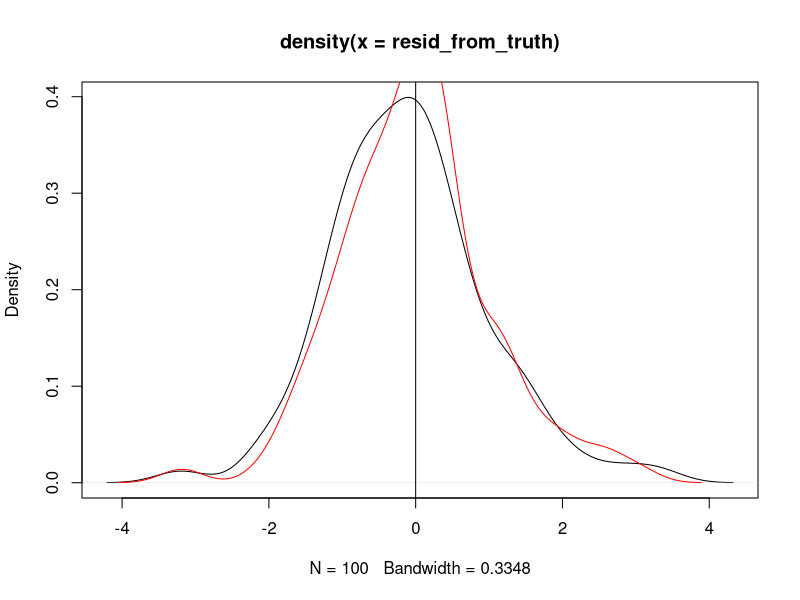
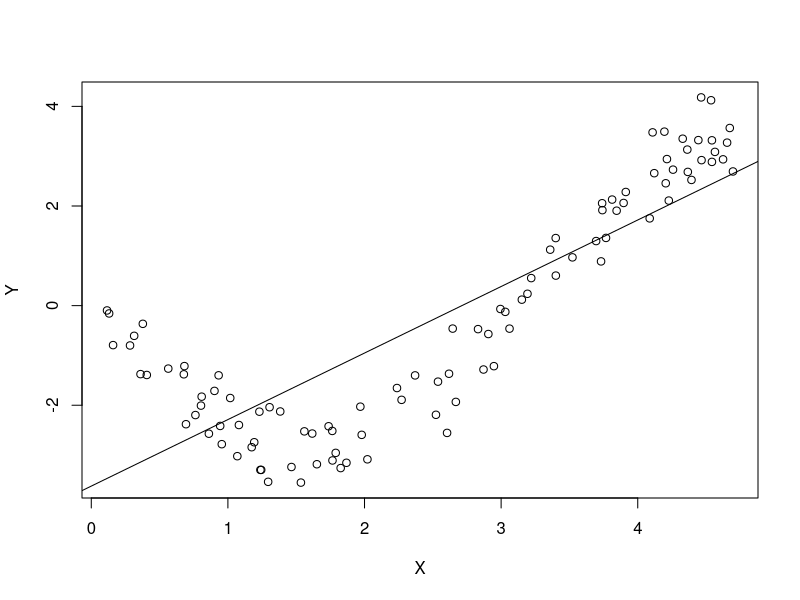
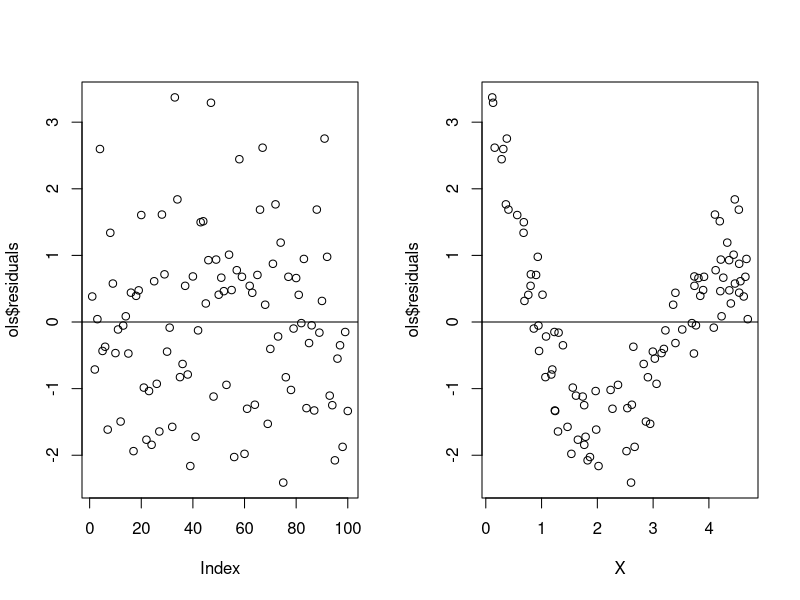
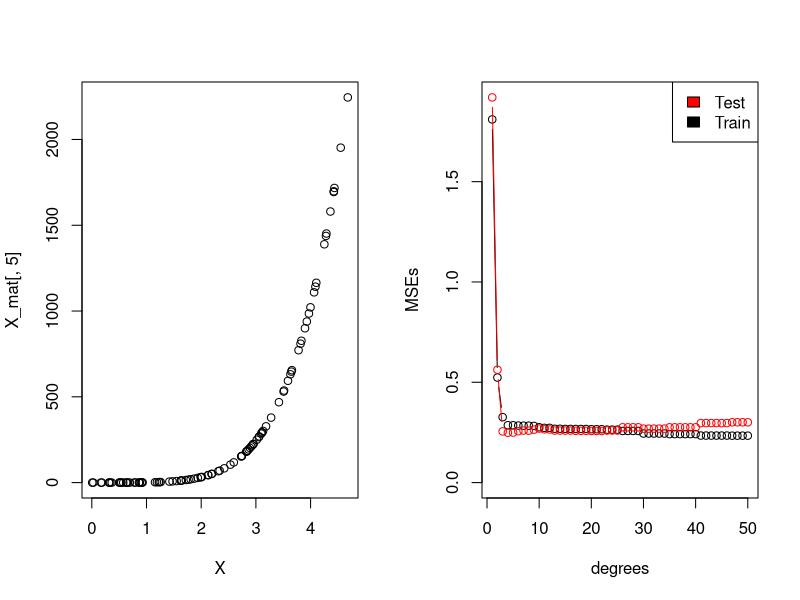
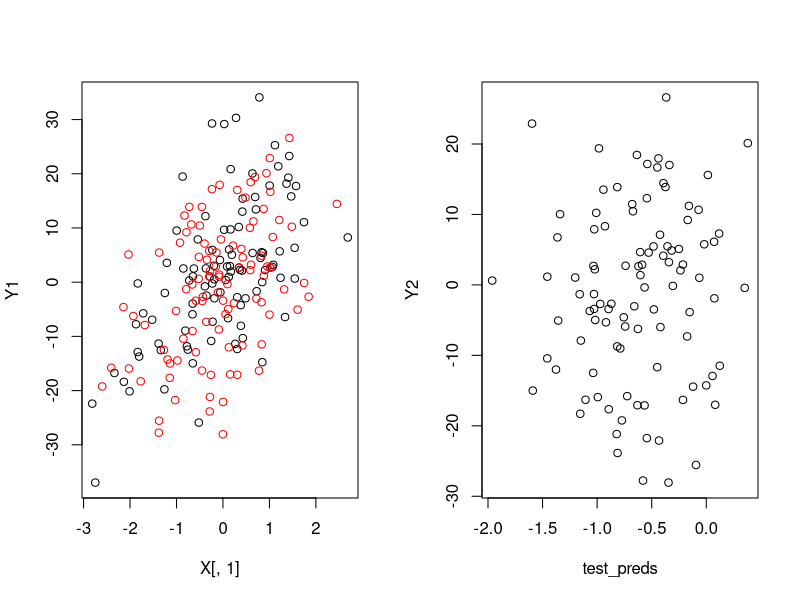
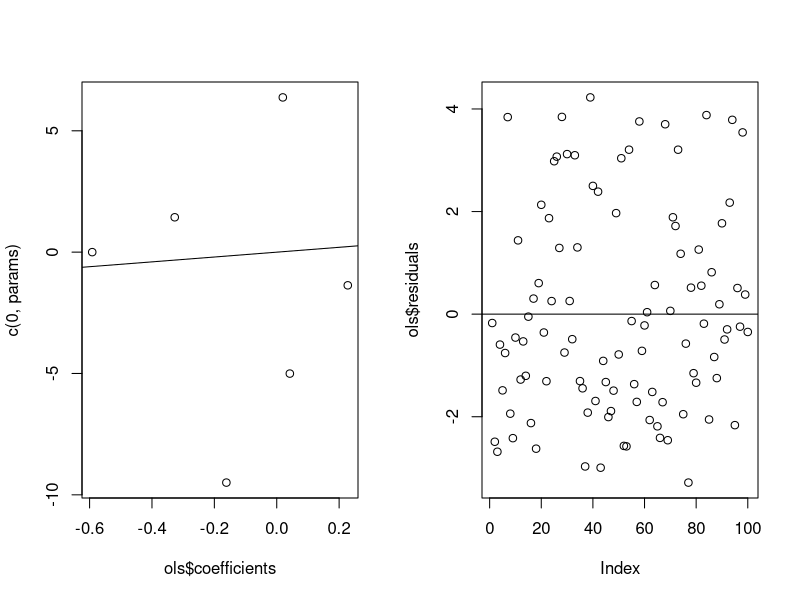
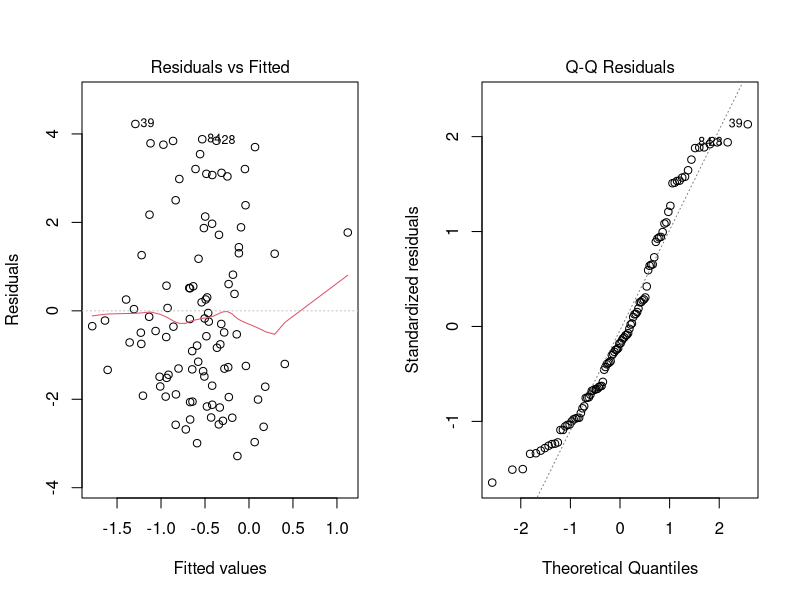
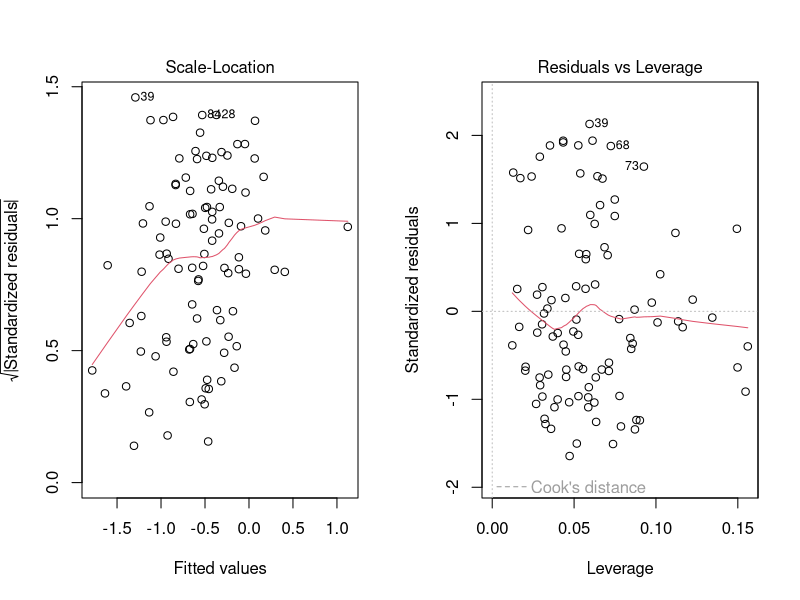

Source code (R) for these figures, in order:
## ---- chunk 1
library(tidyverse)
## ---- chunk 2
n <- 100
p <- 5
X <- matrix(runif(p * n),
            nrow=n)
## ---- chunk 3
beta <- rep(0, p)
beta[sample(p, 1)] <- 1
noise <- rnorm(n)

# %*% Matrix multiplication in R
#X is a matrix of 100 by 5
#Beta is a matrix of 5
Y <- X %*% beta + noise

## ---- chunk 4
ols <- lm(Y ~ X)
summary(ols)
## ---- chunk 5
beta
## ---- chunk 6
resid <-  Y - cbind(1, X) %*% ols$coefficients
#this is the manual version of:
resid <-  ols$residuals
## ---- chunk 7
resid_from_truth <- Y - X %*% beta
## ---- chunk 8
plot(density(resid_from_truth))
lines(density(resid), col = "red")
abline(v = 0)
## ---- chunk 9
mean(abs(resid))
mean(abs(resid_from_truth))
## ---- chunk 10
new_noise <- rnorm(n)

new_Y <- X %*% beta + new_noise

new_resid <- new_Y - cbind(1, X) %*% ols$coefficients
new_resid_from_truth <-  new_Y - X %*% beta

mean(abs(new_resid))
mean(abs(new_resid_from_truth))
## ---- chunk 11
n <- 100
X <- runif(100, max = 2 * pi / 4 * 3)
Y <- 0.1+-3 * sin(X) + rnorm(n, sd = 0.5)
## ---- chunk 12
ols <- lm(Y ~ X)
summary(ols)

plot(X, Y)
abline(lm(Y ~ X))
## ---- chunk 13
par(mfrow=c(1,2))
plot(ols$residuals)
abline(h=0)
plot(X, ols$residuals) 
abline(h = 0)
## ---- chunk 14
n <- 100
Y <- 0.1+-3 * sin(X) + rnorm(n, sd = 0.5)

#Y - y hat squared
mean((Y - ols$fitted.values) ^ 2)
## ---- chunk 15
n <- 100
degrees <- 1:50

X <- runif(n, max = 2 * pi / 4 * 3)
Y <- 0.1+-3 * sin(X) + rnorm(n, sd = 0.5)
new_Y <- 0.1+-3 * sin(X) + rnorm(n, sd = 0.5)
X_mat <- sapply(degrees, function(i)
  X ^ i)
## ---- chunk 16
plot(X, X_mat[,5])
## ---- chunk 17
#create an empty vector
MSEs <- rep(NA, length(degrees))
#Create empty vector for tests
test_MSEs <- MSEs

for (i in seq_along(degrees)) {
  # regress for each power on each loop
  ols <- lm(Y ~ X_mat[, 1:i])
  # record the MSEs
  MSEs[i] <- mean(ols$residuals ^ 2)
  # do again for new set, only word because we use the same X
  new_errors <- new_Y - ols$fitted.values
  # record
  test_MSEs[i] <- mean(new_errors ^ 2)
}
## ---- chunk 18
plot(degrees, MSEs, type = "b",
     ylim = c(0, max(test_MSEs)))
lines(degrees, test_MSEs, type = "b", col = "red")
legend("topright",
       legend = c("Test", "Train"),
       fill = c("red", "black"))
## ---- chunk 19
summary(ols)
## ---- chunk 20
n <- 100
p <- 5
# God knows this!
params <- runif(p, -10, 10)

features <- matrix(rnorm(n * p),
                   nrow=n, ncol=p)
X <- features
X1 <- matrix(rnorm(n * p),
              nrow=n, ncol=p)

noise <- rnorm(n)
noise1 <- rnorm(n)
Y1 <- X %*% params + noise
Y2 <- 0
for(i in seq_len(p)){
  Y2 <- Y2 + params[i] * X1[, i]
}
Y2 <- Y2 + noise1
plot(X[,1], Y1)
points(X1[, 1], Y2, col="red")


## ---- chunk 21
df <- as.data.frame(cbind(Y,X))

dim(df)

head(df,2)

names(df) <- c("Y", paste0("X", 1:p))

ols <- lm(Y ~ ., df)
summary(ols)

class(ols)
predict(ols)

#if you pass in a lm or glm, predict will use predict.lm or predict.glm anyways. It is smart. 

#There is an argument in predict that uses "new data". You need to pass in what the new data is. It should be tempting for us to just pass in X1. 
#This shouldn't work! But why?
#predict(ols, newdata = as.data.frame(X1))

#convert to df

#now there is an error that we don't know what X2 is. The data frame you are passing it needs to have the same names that you are training on. 

names(df)

df1  <- as.data.frame(X1)
names(df1) <- names(df)[-1]

test_preds <- predict(
  ols, 
  newdata = df1)

#The data you are passing, you need the data to look identical to the data you trained the model with. The names of the data frames must agree. 
#classic workflow
plot(test_preds , Y2)

test_errors <- Y2 - test_preds
test_rmse <- sqrt(mean(test_errors ^ 2))
test_rmse


sd(noise)
sd(noise1)
#You cannot reduce beyond this. 

## ---- chunk 22
names(ols)

#probably the most important
ols$coefficients

plot(ols$coefficients, c(0,params))
abline(a = 0, b=1)

## ---- chunk 23
train_features <- cbind(1,as.matrix(df[,-1])) #take out y column
#fitted_vals <- train_features %*% 
  
fitted_vals <- train_features %*% ols$coefficients
sum(abs(fitted_vals - ols$fitted.values))

res <- df$Y - ols$fitted.values
sum(abs(res - ols$residuals))
plot(ols$residuals)
abline(h = 0)

## ---- chunk 24
#you can also put plot onto the regression function itself
plot(ols)
#residuals vs fitted values. This is what we saw earlier but much fancier

#QQ Plot

#scale location not that important

#leverage to look for outliers
## ---- chunk 25
df_missing <- df
df_missing[20, "Y"]  <- NA #purposeffully lose the value
ols <- lm(Y ~., df_missing)
length(ols$residuals)
#lm drops missing value before matrix multiplication. So the residuals will change. 


## ---- chunk 26
ols <- lm(Y ~ X1 + X2 + X2*X3, df)
ols <- lm(Y ~ X1 + X2 + X2:X3, df)

summary(ols)
test_preds <- predict(ols, df1)
head(df1,2)
#when you start manipulating the data inbetween then you get the problems

#If you do feature engineering for test, then ADD SOMETHING
## ---- chunk 27
ols <- lm(Y ~ . - X4, df)
summary(ols)

#get rid of intercept
ols <- lm(Y  ~ . -1, df)
summary(ols)
## ---- chunk 28
x <- runif(n, -2 ,2)
y <- x^2 * 3

ols <-  lm(y~x)
summary(ols)

predict(ols, data.frame(x = runif(n,-2,2)))

predict(ols, data.frame(x = runif(n, -2,2)))

plot(x,y)

plot(ols$residuals)
#we should expect the residuals to be quadratic as well
# we need to order the data correctly

plot(ols$fitted.values,
     ols$residuals)

#remember the reisdualds are ordered the same as the data. If the data was random, then the residuals will be random. 

plot(ols)

#naming comment
#If we decided to 
dim(X)
length(Y)


ols <- lm(Y ~ X[,1:2])
summary(ols)
#the naming is a mess!

wrong_stuff <- predict(ols, data.frame("X[, 1:2]" = 1:3,
                        "X[, 1:2]2" = 1:3))
                        

mysterious_vals <- predict(ols)                       
sum(abs(mysterious_vals - ols$fitted.values))
## ---- chunk 29
inv_logit <- function(x) {
  return(exp(x) / (1 + exp(x)))
}
y <- rbinom(n, 1, prob = inv_logit(X %*% params))
plot(X[, 1], y)
plot(X[, 2], y)

df <- as.data.frame(cbind(y, X))
names(df) <- c("Y", paste0("X", 1:5))
log_reg <- glm(Y ~ ., df,
               family = binomial(logit))

summary(log_reg)
predict(log_reg)
myst_vals <- predict(log_reg, type = "response")

X_test <- matrix(rnorm(n * p), nrow = n)
X_test_df <- as.data.frame(X_test)
names(X_test_df) <- names(df)[-1]

test_preds <-
  predict(log_reg, type = "response", newdata = X_test_df)
head(test_preds)
params

